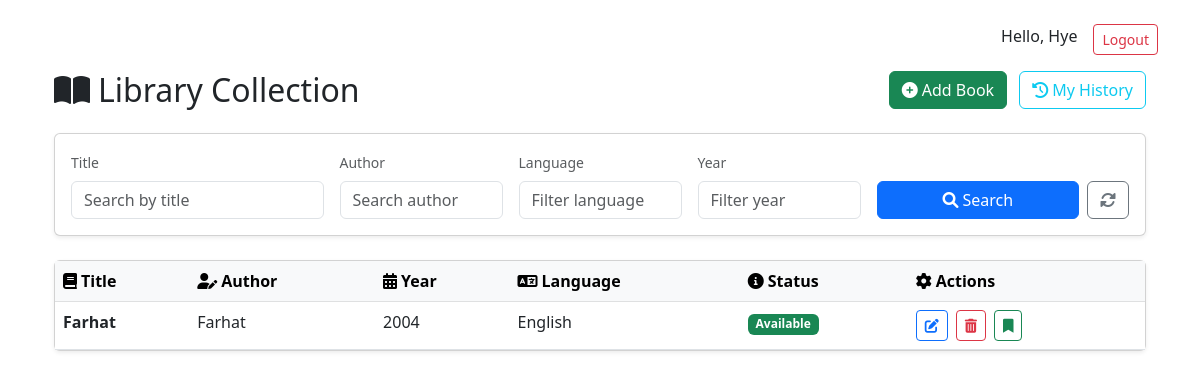
Screenshot of / (signed in) with the database file from the repository.
### app/models.py (models this page shows, shortened)
class User(UserMixin, db.Model):
    id = db.Column(db.Integer, primary_key=True)
    username = db.Column(db.String(64), unique=True, nullable=False)
    email = db.Column(db.String(120), unique=True, nullable=False)
    role = db.Column(db.String(10), default='member')
    password_hash = db.Column(db.String(128))
    checkouts = db.relationship('Checkout', backref='user', lazy='dynamic')

class Book(db.Model):
    id = db.Column(db.Integer, primary_key=True)
    title = db.Column(db.String(128))
    author = db.Column(db.String(128))
    year = db.Column(db.Integer)
    language = db.Column(db.String(64))
    available = db.Column(db.Boolean, default=True)
    checkouts = db.relationship('Checkout', backref='book', lazy='dynamic')

### app/routes/book_routes.py (the view)
@bp.route('/', methods=['GET'])
def index():
    query = Book.query
    title = request.args.get('title')
    author = request.args.get('author')
    language = request.args.get('language')
    year = request.args.get('year')
    if title:
        query = query.filter(Book.title.ilike(f'%{title}%'))
    if author:
        query = query.filter(Book.author.ilike(f'%{author}%'))
    if language:
        query = query.filter(Book.language.ilike(f'%{language}%'))
    if year:
        query = query.filter(Book.year == year)
    books = query.all()
    return render_template('books.html', books=books)

### app/models.py (called while the page is built)
@login.user_loader
def load_user(id):
    return User.query.get(int(id))

### app/templates/books.html
{% extends "base.html" %}
{% block content %}
<div class="container">
    <div class="d-flex justify-content-between align-items-center mb-4">
        <h2 class="mb-0">
            <i class="fas fa-book-open me-2"></i>Library Collection
        </h2>
        <div>
            <a class="btn btn-success" href="{{ url_for('book.add_book') }}">
                <i class="fas fa-plus-circle me-1"></i>Add Book
            </a>
            <a class="btn btn-outline-info ms-2" href="{{ url_for('checkout.history') }}">
                <i class="fas fa-history me-1"></i>My History
            </a>
        </div>
    </div>
    <div class="card shadow-sm mb-4">
        <div class="card-body">
            <form method="get" class="row g-3 align-items-end">
                <div class="col-md-3">
                    <label class="form-label small text-muted">Title</label>
                    <input name="title" class="form-control" placeholder="Search by title">
                </div>
                <div class="col-md-2">
                    <label class="form-label small text-muted">Author</label>
                    <input name="author" class="form-control" placeholder="Search author">
                </div>
                <div class="col-md-2">
                    <label class="form-label small text-muted">Language</label>
                    <input name="language" class="form-control" placeholder="Filter language">
                </div>
                <div class="col-md-2">
                    <label class="form-label small text-muted">Year</label>
                    <input name="year" type="number" class="form-control" placeholder="Filter year">
                </div>
                <div class="col-md-3 d-flex">
                    <button class="btn btn-primary me-2 flex-grow-1">
                        <i class="fas fa-search me-1"></i>Search
                    </button>
                    <a href="{{ url_for('book.index') }}" class="btn btn-outline-secondary">
                        <i class="fas fa-sync-alt"></i>
                    </a>
                </div>
            </form>
        </div>
    </div>
    <div class="card shadow-sm">
        <div class="card-body p-0">
            <div class="table-responsive">
                <table class="table table-hover mb-0">
                    <thead class="table-light">
                        <tr>
                            <th><i class="fas fa-book me-1"></i>Title</th>
                            <th><i class="fas fa-user-edit me-1"></i>Author</th>
                            <th><i class="fas fa-calendar-alt me-1"></i>Year</th>
                            <th><i class="fas fa-language me-1"></i>Language</th>
                            <th><i class="fas fa-info-circle me-1"></i>Status</th>
                            <th><i class="fas fa-cog me-1"></i>Actions</th>
                        </tr>
                    </thead>
                    <tbody>
                        {% for book in books %}
                        <tr>
                            <td class="fw-bold">{{ book.title }}</td>
                            <td>{{ book.author }}</td>
                            <td>{{ book.year }}</td>
                            <td>{{ book.language }}</td>
                            <td>
                                <span class="badge bg-{{ 'success' if book.available else 'warning' }}">
                                    {{ 'Available' if book.available else 'Checked Out' }}
                                </span>
                            </td>
                            <td>
                                <div class="d-flex gap-2">
                                    <a class="btn btn-sm btn-outline-primary"
                                       href="{{ url_for('book.edit_book', book_id=book.id) }}"
                                       title="Edit">
                                        <i class="fas fa-edit"></i>
                                    </a>
                                    <a class="btn btn-sm btn-outline-danger"
                                       href="{{ url_for('book.delete_book', book_id=book.id) }}"
                                       title="Delete">
                                        <i class="fas fa-trash-alt"></i>
                                    </a>
                                    {% if book.available %}
                                    <a class="btn btn-sm btn-outline-success"
                                       href="{{ url_for('checkout.borrow', book_id=book.id) }}"
                                       title="Check Out">
                                        <i class="fas fa-bookmark"></i>
                                    </a>
                                    {% else %}
                                    <a class="btn btn-sm btn-outline-warning"
                                       href="{{ url_for('checkout.return_book', book_id=book.id) }}"
                                       title="Return">
                                        <i class="fas fa-undo-alt"></i>
                                    </a>
                                    {% endif %}
                                </div>
                            </td>
                        </tr>
                        {% endfor %}
                    </tbody>
                </table>
            </div>
        </div>
    </div>
</div>
{% endblock %}

### app/templates/base.html (shortened to what this page needs)
<!DOCTYPE html>
<html lang="en">
<head>
    <link href="https://cdn.jsdelivr.net/npm/bootstrap@5.3.0/dist/css/bootstrap.min.css" rel="stylesheet">
    <link rel="stylesheet" href="https://cdnjs.cloudflare.com/ajax/libs/font-awesome/6.0.0/css/all.min.css">
    <link rel="stylesheet" href="C:\Users\Kabul Royals\OneDrive\Documents\library_management\app\static\css\style.css">
</head>
<body>
    <div class="container mt-4">
        <div class="d-flex justify-content-end mb-3">
            {% if current_user.is_authenticated %}
                <span class="me-3">Hello, {{ current_user.username }}</span>
                <a href="{{ url_for('auth.logout') }}" class="btn btn-outline-danger btn-sm">Logout</a>
            {% else %}
                <a href="{{ url_for('auth.login') }}" class="btn btn-outline-primary btn-sm me-2">Login</a>
                <a href="{{ url_for('auth.register') }}" class="btn btn-outline-success btn-sm">Register</a>
            {% endif %}
        </div>
        {% block content %}{% endblock %}
    </div>
</body>
</html>

### rows the page displays
User: username "Hye"
Book: title "Farhat", author "Farhat", year "2004", language "English", available "Available"
